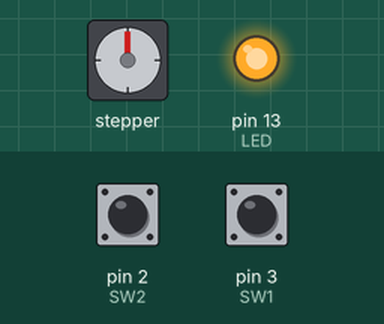
A sketch run on a simulated Arduino Uno, built with avr-gcc and run on an emulated ATmega328P. On the bench: stepper motor, output pins drawn as LEDs (lit = HIGH). Wiring (inferred from the names in the program): stepper motor driver (200 steps per turn assumed): step pin 7; direction pin 6; enable pin 5. The test bench sets the inputs (shaded band); at power-on: pin 2 (SW2) LOW, pin 3 (SW1) HIGH. Pins used as bus, display or sensor lines are not drawn.

Above: at 0.1 s.
Timing chart, 0 to 1.6 s (numbered marks = the images above):
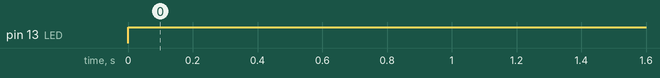

The sketch:

UART_SW_STEPMOTOR.ino
```cpp
/*
   Combine SW and Stepped Motor
*/
#define ENA 5 //define Enable Pin
#define DIR 6 //define Direction pin
#define PUL 7 //define Pulse pin
#define SW1 3 //define forward SWitch
#define SW2 2 //define backward Switch
#define LED 13

int flag = 0;

void init_stepper()
{
  pinMode (PUL, OUTPUT);
  pinMode (DIR, OUTPUT);
  pinMode (ENA, OUTPUT);
}

void init_SW()
{
  pinMode (SW1, INPUT);
  pinMode (SW2, INPUT);
}


void setup() {
  init_stepper();
  Serial.begin(115200);
  pinMode(LED, OUTPUT);
  init_SW();
  while (!Serial){
    ;
  }
}

void forward_steps(uint16_t speed)
{
  digitalWrite(DIR, HIGH); //Quay cung chieu kim dong ho
  digitalWrite(ENA, HIGH);

  for (int i = 0; i < 1; i++)
  {
    digitalWrite(PUL, HIGH);
    delayMicroseconds(speed);
    digitalWrite(PUL, LOW);
    delayMicroseconds(speed);
  }
}

void backward_steps(uint16_t speed)
{
    digitalWrite(DIR,LOW);
    digitalWrite(ENA,HIGH);
  for (int i=0; i<1; i++)
  {
    digitalWrite(PUL,HIGH);
    delayMicroseconds(speed);
    digitalWrite(PUL,LOW);
    delayMicroseconds(speed);
  }
}

void loop() {
  int a = digitalRead(SW1); //Read data from switch 1
  int b = digitalRead(SW2); //Read data from switch 2
  char buffer[16];
  if(Serial.available()>0)
  {
    int size = Serial.readBytesUntil('\n', buffer, 13);
  }
    if ((a == LOW) && (b == HIGH) && (buffer[0] == '1')) //Động cơ quay Theo chiều kim đồng hồ
    {
      flag = 1;
      digitalWrite(LED, HIGH);
      forward_steps(50);
    }
    else if ((a == HIGH) && (b == HIGH) && (buffer[0] == '1') && (flag = 1))
    {
      forward_steps(50);
      digitalWrite(LED, HIGH);
    }
    else
    {
      flag = 2;
    }
    if (flag == 1)
    {
      forward_steps(50);
      digitalWrite(13,LOW);
    }
    else if (flag == 2)
    {
      backward_steps(50);
      digitalWrite(ENA, HIGH);
      digitalWrite(DIR,HIGH);
      digitalWrite(PUL,HIGH);
      digitalWrite(LED,HIGH);
    }
    else
    {
    }
    if (buffer[0] == '0')
    {
      digitalWrite(LED, LOW);
      digitalWrite(ENA, HIGH);
      digitalWrite(DIR,HIGH);
      digitalWrite(PUL,HIGH);
      digitalWrite(LED,HIGH);
    }
      delay(50);
  }
```

Measured:
- by itself, pin 13 (LED): LOW → HIGH at 0.00 s
